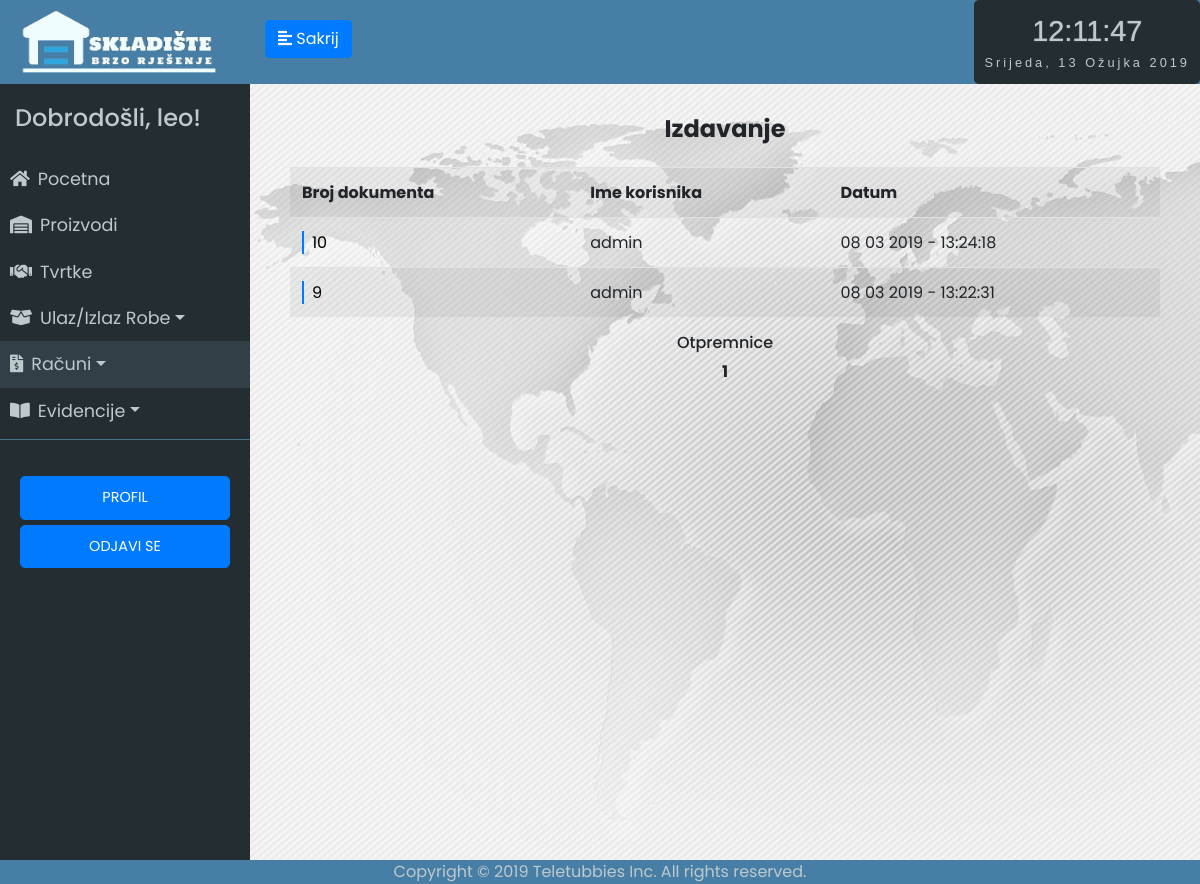
Before: /receipts_izlaz/1 (signed in) with the older database file.
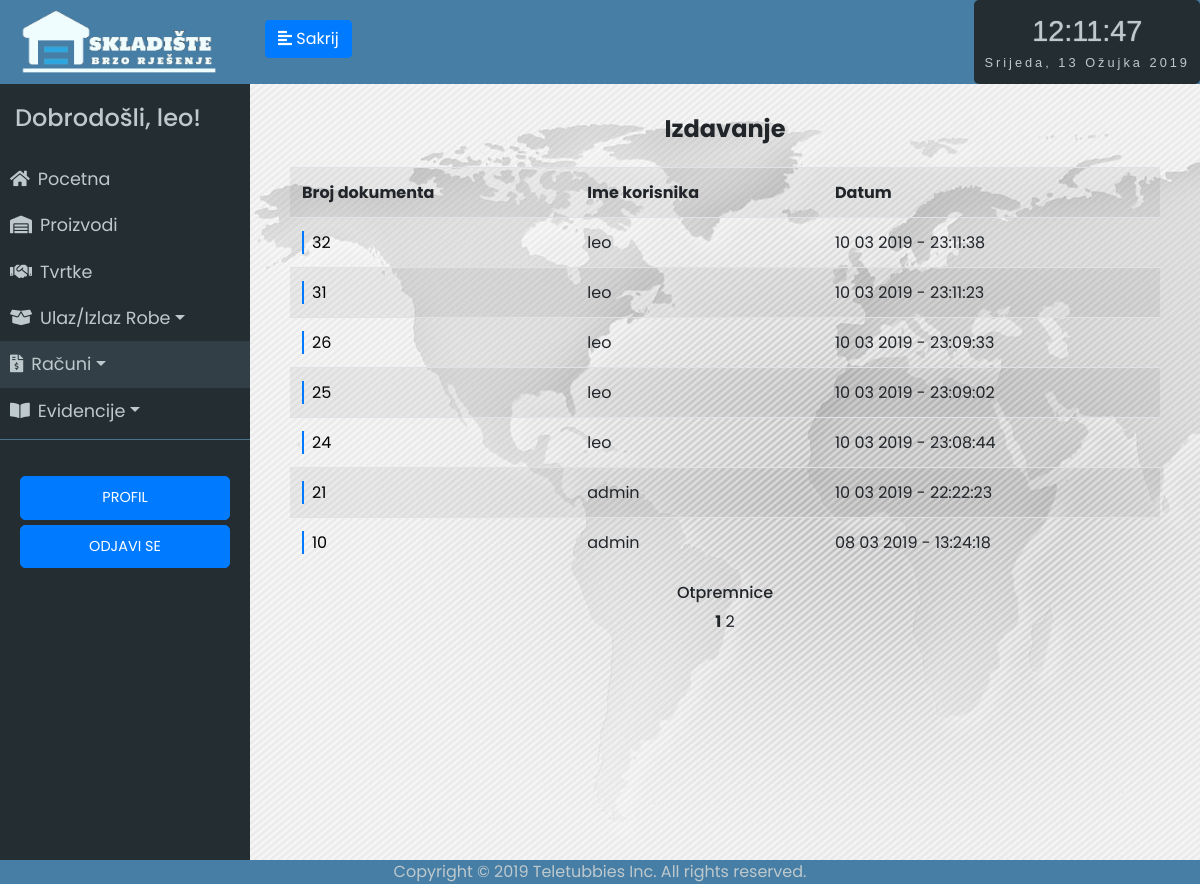
After: the same page with the newer database file.
### app/models.py (models this page shows, shortened)
class User(UserMixin, db.Model):
	id = db.Column(db.Integer, primary_key=True)
	username = db.Column(db.String(64), index=True, unique=True)
	email = db.Column(db.String(120), index=True, unique=True)
	password_hash = db.Column(db.String(128))
	last_seen = db.Column(db.DateTime, default=datetime.utcnow)
	rank = db.Column(db.String(32))
	status = db.Column(db.String(32))
	evidencija = db.relationship('Evidencija', backref='user', lazy='dynamic')
	receipt = db.relationship('Receipt', backref='stornoUser', lazy='dynamic')

class Receipt(db.Model):
	id = db.Column(db.Integer, primary_key=True)
	status = db.Column(db.String(64))
	date = db.Column(db.DateTime, default=datetime.utcnow)
	receipt_type = db.Column(db.String(64))
	evidencija = db.relationship('Evidencija', backref='receipt', lazy='dynamic')
	storno_date = db.Column(db.DateTime, nullable=True)
	storno_user = db.Column(db.Integer, db.ForeignKey('user.id'), nullable=True)

### app/routes.py (the view)
@app.route('/receipts_izlaz/<int:page_num>')
@login_required
def receipts_izlaz(page_num):
	form = SearchReceiptNumber()
	receipts = Receipt.query.filter_by(receipt_type="izlaz", status="active").order_by(Receipt.date.desc()).paginate(per_page=7, page=page_num, error_out=True)
	return render_template('receipts_izlaz.html', title='Racuni', receipts=receipts, form = form)

### app/models.py (called while the page is built)
@login.user_loader
def load_user(id):
	return User.query.get(int(id))

### app/routes.py (called while the page is built)
@app.before_request
def before_request():
	if current_user.is_authenticated:
		current_user.last_seen = datetime.utcnow()
		db.session.commit()

### app/templates/receipts_izlaz.html (shortened to what this page needs)
{% extends "base.html" %}
{% block racuni %}active{% endblock %}
{% block content %}
<div class="unos-p">
    <h4><strong>Izdavanje</strong></h4>
    <table class="table table-striped">
        <tr>
            <th>Broj dokumenta</th>
            <th>Ime korisnika</th>
            <th>Datum</th>
        </tr>
    {% for receipt in receipts.items %}
        <tr>
            <td><a href="/receipt/{{receipt.id}}" class="dekoracija">{{ receipt.id }}</a></td>
            <td>{{ receipt.evidencija.first().user.username }}</td>
            <td>{{ receipt.date.strftime('%d %m %Y - %H:%M:%S') }}</td>
        </tr>
    {% endfor %}
    </table>
    <h6>Otpremnice</h6>
            {% for page in receipts.iter_pages(left_edge=3, right_edge=3, left_current=3, right_current=3) %}
                {% if page %}
                    {% if page != receipts.page %}
                            <a href="{{ url_for('receipts_izlaz', page_num=page) }}">{{ page }}</a>
                    {% else %}
                        <strong>{{ page }}</strong>
                    {% endif %}
                {% else %}
                    <span class=ellipsis>…</span>
                {% endif %}
            {% endfor %}
{% endblock %}

### app/templates/base.html (shortened to what this page needs)
<html>
<head>
	<link rel="stylesheet" href="https://stackpath.bootstrapcdn.com/bootstrap/4.2.1/css/bootstrap.min.css" integrisha384-GJzZqFGwb1QTTN6wy59ffF1BuGJpLSa9DkKMp0DgiMDm4iYMj70gZWKYbI706tWS">
	<link href="../static/style.css" type="text/css" rel="stylesheet">
	<link rel="stylesheet" href="https://use.fontawesome.com/releases/v5.7.1/css/all.css">
</head>
<body onload="startTime()">
	<div class="wrapper">
	<nav id="sidebar">
		<div class="sidebar-header ">
			<img src="../static/logo5.png" style="width: 200px; height: auto;">
		</div>
		<ul class="list-unstyled components" id="navigation">
			<h4>Dobrodošli, {{ current_user.username }}!</h4>
			<li class="{% block index %}{% endblock %}">
				<a href="{{ url_for('index') }}"><i class="fas fa-home mr-2"></i>Pocetna</a>
			</li>
			<li class="{% block stanje_skladista %}{% endblock %}">
				<a href="{{ url_for('stanje_skladista1') }}"><i class="fas fa-warehouse mr-2"></i>Proizvodi</a>
			</li>
			<li class="{% block dobavljaci %}{% endblock %}">
				<a href="{{ url_for('tvrtke1') }}"><i class="fas fa-handshake mr-2"></i>Tvrtke</a>
			</li>
			<li class="{% block ulaz_izlaz %}{% endblock %}">
				<a href="#pageSubmenu2" data-toggle="collapse" aria-expanded="false" class="dropdown-toggle"><i class="fas fa-box-open mr-2"></i>Ulaz/Izlaz Robe</a>
			</li>
			<li class="{% block racuni %}{% endblock %}">
				<a href="#pageSubmenu3" data-toggle="collapse" aria-expanded="false" class="dropdown-toggle"><i class="fas fa-file-invoice-dollar mr-2"></i>Računi</a>
			</li>
			<li class="{% block evidencije %}{% endblock %}">
				<a href="#pageSubmenu" data-toggle="collapse" aria-expanded="false" class="dropdown-toggle"><i class="fas fa-book-open mr-2"></i>Evidencije</a>
			</li>
		</ul>
		<ul class="list-unstyled CTAs">
                <li>
                    <a href="{{ url_for('user', username=current_user.username) }}" class="btn btn-primary hover-plava">PROFIL</a>
                </li>
                <li>
                    <a href="{{ url_for('logout') }}" class="btn btn-primary hover-plava">ODJAVI SE</a>
                </li>
            </ul>
	</nav>
		<div class="tijelo">
	        <div class="plava-pozadina">
	        	<div class="d-flex bd-highlight">
	  				<div class="bd-highlight">
		            	<button type="button" id="sidebarCollapse" class="btn btn-primary">
			                <i class="fas fa-align-left"></i>
			                <span class="sakrij-tipku"></span>
		            	</button>
		            </div>
	  				<div class="ml-auto bd-highlight">
	  					<div id="clockdate">
		  					<div class="clockdate-wrapper">
		    					<div id="clock"></div>
		    					<div id="date"></div>
		  					</div>
						</div>
					</div>
				</div>
	    	</div>
			<div class="plavo">
			{% block content %}
			{% endblock %}
			</div>
		</div>
<footer>Copyright © 2019 Teletubbies Inc. All rights reserved.</footer>
</body>
</html>

### app/static/style.css (style rules this page uses)
body { font-family: 'Poppins', sans-serif; background: #fafafa; }
h4 { padding: 15px; }
.wrapper { display: flex; width: 100%; align-items: stretch; }
a, a:hover, a:focus { color: inherit; text-decoration: none; transition: all 0.3s; }
#sidebar { min-width: 250px; max-width: 250px; min-height: 100vh; background: #242d32; color: #bec9cd; transition: all 0.3s; }
#sidebarCollapse { margin-top: 20px; margin-left: 15px; }
#sidebar .sidebar-header { padding: 7.5px 20px; background: #477ea5; color: #f0fdfe; }
#sidebar ul.components { padding: 5px 0; border-bottom: 1px solid #47748b; }
#sidebar ul li a { padding: 10px; font-size: 1.1em; display: block; }
#sidebar ul li.active > a, a[aria-expanded="true"] { color: #bec9cd; background: #323f46; }
ul.CTAs { padding: 20px; }
ul.CTAs a { text-align: center; font-size: 0.9em !important; display: block; border-radius: 5px; margin-bottom: 5px; }
.tijelo { display: inline-block; width: 100%; }
.plavo { display: inline-block; width: 100%; text-align: center; }
.plava-pozadina { background-color: #477ea5; display: inline-block; width: 100%; height: 84px; }
.unos-p { padding-top: 2vh; padding-left: 5vh; padding-right: 5vh; background-image: url('map.jpg'); height: 100vh; }
.sakrij-tipku:before { content: 'Sakrij'; }
.clockdate-wrapper { background-color: #242d32; padding:10px; max-width:350px; width:100%; text-align:center; border-radius:5px; margin:0 auto; height: 84px; }
#clock { background-color:#242d32; font-family: sans-serif; font-size:1.8rem; text-shadow:0px 0px 1px #bec9cd; color:#bec9cd; }
#date { letter-spacing:3px; font-size:0.8rem; font-family:arial,sans-serif; color:#bec9cd; }
footer { position: fixed; left: 0; bottom: 0; width: 100%; background-color: #477ea5; color: #bec9cd; text-align: center; }
.dekoracija { background: linear-gradient( to right, var(--mainColor) 0%, var(--mainColor) 2px, transparent 2px ); background-repeat: repeat-x; background-size: 100%; color: #000; padding-left: 10px; text-decoration: none; padding: 0 10px; }
:root { --mainColor: #007bff; }

Changed rows visible on the page:
no longer on this page (row unchanged): Receipt: id "9", evidencija.first "admin", date "08 03 2019 - 13:22:31"
added Receipt: id "32", evidencija.first "leo", date "10 03 2019 - 23:11:38"
added Receipt: id "31", evidencija.first "leo", date "10 03 2019 - 23:11:23"
added Receipt: id "26", evidencija.first "leo", date "10 03 2019 - 23:09:33"
added Receipt: id "25", evidencija.first "leo", date "10 03 2019 - 23:09:02"
added Receipt: id "24", evidencija.first "leo", date "10 03 2019 - 23:08:44"
added Receipt: id "21", evidencija.first "admin", date "10 03 2019 - 22:22:23"
Other visible differences:
new list line: "2"
